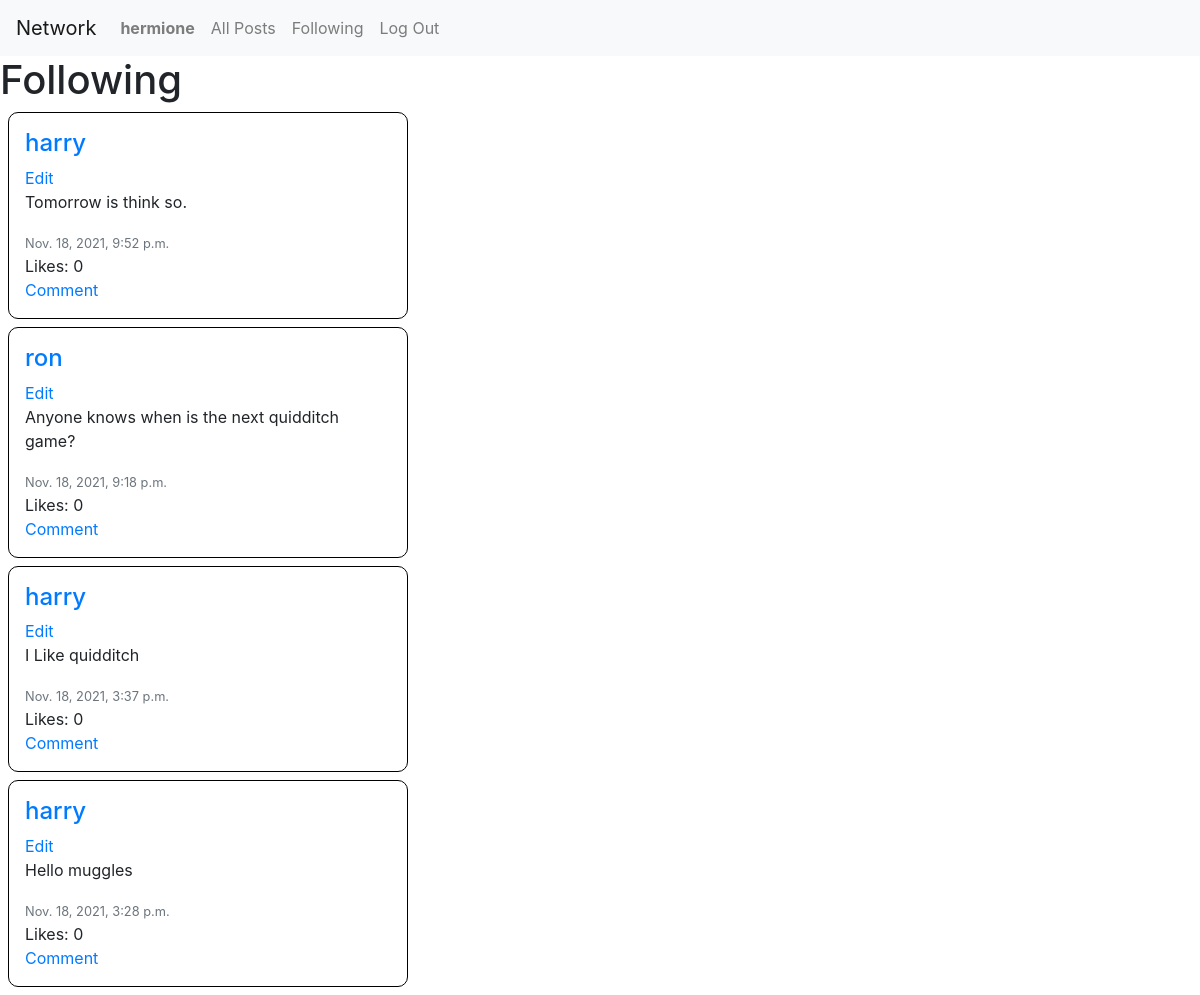
The page /show_following (signed in) on the database its author committed.
### network/models.py (models this page shows)
class User(AbstractUser):
    followers = models.IntegerField(default=0)
    following = models.IntegerField(default=0)

class Post(models.Model):
    creator = models.ForeignKey(User, on_delete=models.CASCADE)
    message = models.CharField(max_length=128)
    timestamp = models.DateTimeField(auto_now_add=True)
    likes = models.IntegerField(default=0)

### network/views.py (the view)
# urls.py: path("show_following", views.show_following, name="show_following"),
def show_following(request):
    follows = Follow.objects.filter(creator=request.user)
    targets = []
    for follow in follows:
        targets.append(follow.target)
    posts = Post.objects.filter(creator__in=targets).order_by('-timestamp')
    return render(request, 'network/following.html',{
        'posts': posts,
    })

### network/templates/network/following.html
{% extends "network/layout.html" %}
{% load static %}
{% block body %}
    <h1>Following</h1>
    <div id="posts">
        {% for post in posts %}
        <div class="post  p-3 m-2 col-lg-4 col-sm-6">
            <a href="{% url 'show_profile' post.creator.id %}"><h4>{{ post.creator }}</h4></a>
            <a href="#">Edit</a>
            <p>{{ post.message }}</p>
            <small class='text-secondary'>{{ post.timestamp }}</small>
            <br>
            <span>Likes: {{post.likes }}</span> <br>
            <a href="#">Comment</a>
        </div>
        {% endfor %}
    </div>
{% endblock %}

### network/templates/network/layout.html (shortened to what this page needs)
{% load static %}
<!DOCTYPE html>
<html lang="en">
    <head>
        <link rel="stylesheet" href="https://stackpath.bootstrapcdn.com/bootstrap/4.4.1/css/bootstrap.min.css">
        <link href="{% static 'network/styles.css' %}" rel="stylesheet">
    </head>
    <body>
        <nav class="navbar navbar-expand-sm navbar-light bg-light">
            <a class="navbar-brand" href="/">Network</a>
            <div>
              <ul class="navbar-nav mr-auto">
                {% if user.is_authenticated %}
                    <li class="nav-item">
                        <a class="nav-link" href="{% url 'show_profile' user.id %}"><strong>{{ user.username }}</strong></a>
                    </li>
                {% endif %}
                <li class="nav-item">
                  <a class="nav-link" href="{% url 'index' %}">All Posts</a>
                </li>
                {% if user.is_authenticated %}
                    <li class="nav-item">
                        <a class="nav-link" href="{% url 'show_following' %}">Following</a>
                    </li>
                    <li class="nav-item">
                        <a class="nav-link" href="{% url 'logout' %}">Log Out</a>
                    </li>
                {% endif %}
              </ul>
            </div>
          </nav>
        <div class="body">
            {% block body %}
            {% endblock %}
        </div>
    </body>
</html>

### network/static/network/styles.css (style rules this page uses)
.post { border: 1px solid black; border-radius: 10px; }

### rows shown on the page
User: username "hermione"
Post: creator "harry", message "Tomorrow is think so.", timestamp "Nov. 18, 2021, 9:52 p.m.", likes "0"
Post: creator "ron", message "Anyone knows when is the next quidditch game?", timestamp "Nov. 18, 2021, 9:18 p.m.", likes "0"
Post: creator "harry", message "I Like quidditch", timestamp "Nov. 18, 2021, 3:37 p.m.", likes "0"
Post: creator "harry", message "Hello muggles", timestamp "Nov. 18, 2021, 3:28 p.m.", likes "0"
